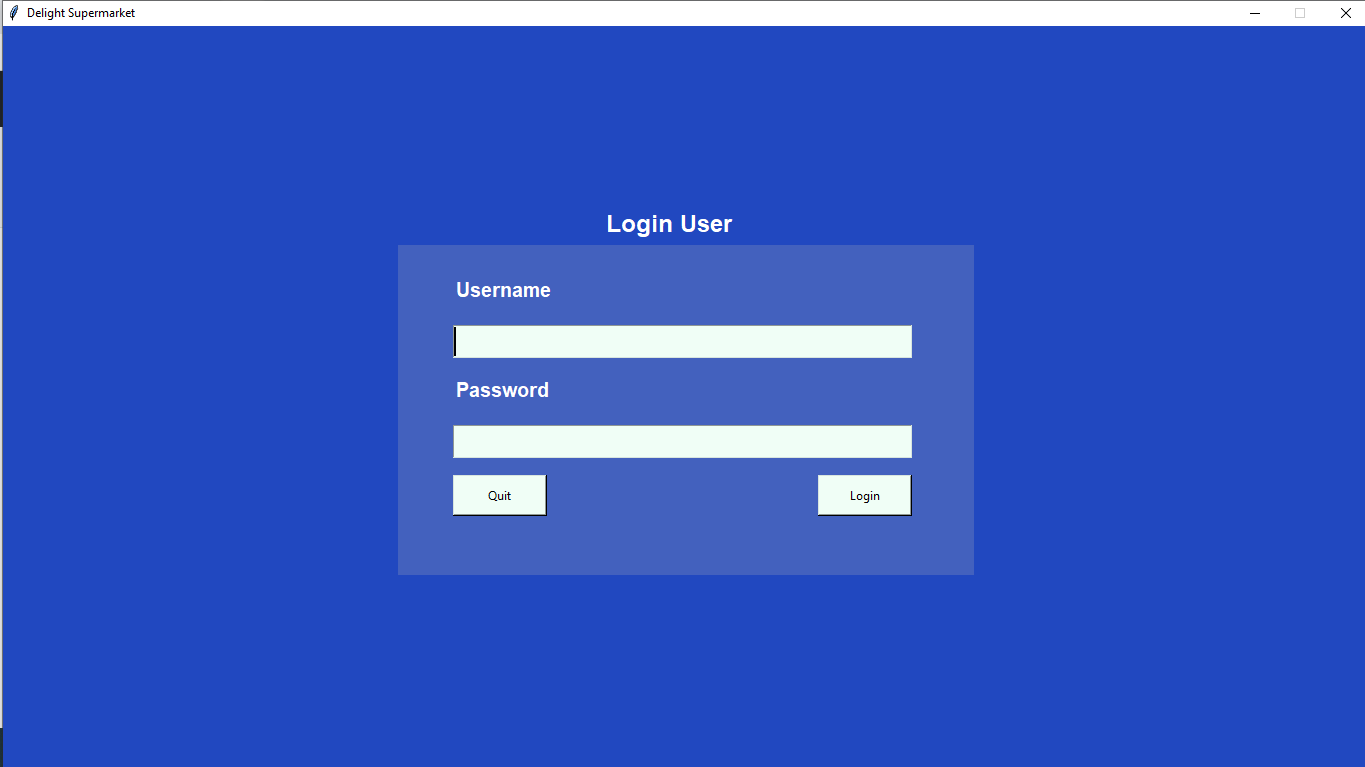

Source code (Python):

from doctest import master
from glob import glob
from pyclbr import Class
from tkinter import *
from tkinter import messagebox
from turtle import width
from unicodedata import category

import mysql.connector
from mysql.connector import Error
import tkinter.messagebox

from pyparsing import White



class Appliccation():

    currentScreen = "dashboard"
    previousScreen = "dashboard"
    def __init__(self,master,*args,**kwargs):
        self.master=master

        self.loginLabel=Label(master,text="Login User",font=('arial 18 bold'),fg='white',bg="#2148C0")
        self.loginLabel.place(x=600, y = 180)

        self.loginframe = Frame(master,width=576,height=330, bg="#4361BE")
        self.loginframe.place(x = 395,y= 219)
        self.usernameLabel=Label(self.loginframe,text="Username",font=('arial 15 bold'),fg='white',bg="#4361BE")
        self.usernameLabel.place(x=55,y=30)
        self.userbox = Entry(self.loginframe,width=35, font=('arial 18 bold'),bg="#F0FEF6")
        self.userbox.place(x=55,y=80)
        self.userbox.focus()
        self.passwordLabel=Label(self.loginframe,text="Password",font=('arial 15 bold'),fg='white',bg="#4361BE")
        self.passwordLabel.place(x=55,y=130)
        #self.passbox =PasswordInput(self.loginframe)
        self.passbox = Entry(self.loginframe,width=35, font=('arial 18 bold'),bg="#F0FEF6", show="x")
        self.passbox.place(x=55,y=180)
        self.passbox.focus()
        self.quit = Button(self.loginframe,text="Quit",width=12,height=2,bg="#F0FEF6",command=self.quit)
        self.quit.place(x=55,y=230)
        self.login = Button(self.loginframe,text="Login",width=12,height=2,bg="#F0FEF6",command=self.login)
        self.login.place(x=420,y=230)
        self.lbl_result = Label(self.loginframe, text="", font=('arial', 18), bg="#4361BE")
        self.lbl_result.place(x=60,y=280)

    

    def Home(self= None):
        global currentScreen
        global previousScreen
        global Homepage
        currentScreen = "dashboard"
        previousScreen ="dashboard"
        Homepage = Tk()
        Homepage.title("Delight Supermarket")
        Homepage.geometry("1366x768+0+0")
        Homepage.config(background="#2148C0")
        Homepage.resizable(False, False)
       
        _bgcolor = '#d9d9d9'  # X11 color: 'gray85'
        _fgcolor = '#000000'  # X11 color: 'black'
        self.top = Homepage
        self.TopHeader = Label(self.top)
        self.TopHeader.place(x=0, y=0, height=64, width=283)
        self.TopHeader.configure(activebackground="#4e63f3")
        self.TopHeader.configure(activeforeground="white")
        self.TopHeader.configure(anchor='w')
        self.TopHeader.configure(background="#4e63f3")
        self.TopHeader.configure(compound='right')
        self.TopHeader.configure(disabledforeground="#a3a3a3")
        self.TopHeader.configure(font="-family {Segoe UI} -size 13 -weight bold")
        self.TopHeader.configure(foreground="#ffffff")
        self.TopHeader.configure(padx="100")
        self.TopHeader.configure(pady="10")
        self.TopHeader.configure(text='''DELIGHT''')

        self.menubar = Menu(Homepage,font="TkMenuFont",bg=_bgcolor,fg=_fgcolor)
        #top.configure(menu = self.menubar)

        self.HeadingRight = Frame(self.top)
        self.HeadingRight.place(x=280, y=0, height=65, width=1085)
        self.HeadingRight.configure(relief="groove")
        self.HeadingRight.configure(background="#0000a0")

        self.MenuFrame = Frame(self.top)
        self.MenuFrame.place(x=0, y=64, height=703, width=281)
        self.MenuFrame.configure(relief="groove")
        self.MenuFrame.configure(background="#585858")

        self.Dashboard = Button(self.MenuFrame , command=self.dashboardClicked)
        self.Dashboard.place(x=-60, y=50, height=54, width=347)
        self.Dashboard.configure(activebackground="#000000")
        self.Dashboard.configure(activeforeground="white")
        self.Dashboard.configure(activeforeground="#000000")
        self.Dashboard.configure(background="#008080")
        self.Dashboard.configure(compound='left')
        self.Dashboard.configure(cursor="arrow")
        self.Dashboard.configure(disabledforeground="#a3a3a3")
        self.Dashboard.configure(font="-family {Segoe UI} -size 18")
        self.Dashboard.configure(foreground="#ffffff")
        self.Dashboard.configure(highlightbackground="#d9d9d9")
        self.Dashboard.configure(highlightcolor="black")
        self.Dashboard.configure(pady="0")
        self.Dashboard.configure(text='''Dashboard''')

        self.Category = Button(self.MenuFrame, command= self.categoryClicked)
        self.Category.place(x=-72, y=120, height=54, width=357)
        self.Category.configure(activebackground="#000000")
        self.Category.configure(activeforeground="white")
        self.Category.configure(activeforeground="#000000")
        self.Category.configure(background="#008080")
        self.Category.configure(compound='left')
        self.Category.configure(cursor="arrow")
        self.Category.configure(disabledforeground="#a3a3a3")
        self.Category.configure(font="-family {Segoe UI} -size 18")
        self.Category.configure(foreground="#ffffff")
        self.Category.configure(highlightbackground="#d9d9d9")
        self.Category.configure(highlightcolor="black")
        self.Category.configure(pady="0")
        self.Category.configure(text='''Category''')

        self.Orders = Button(self.MenuFrame , command= self.orderClicked)
        self.Orders.place(x=-80, y=200, height=54, width=367)
        self.Orders.configure(activebackground="#000000")
        self.Orders.configure(activeforeground="white")
        self.Orders.configure(activeforeground="#000000")
        self.Orders.configure(background="#008080")
        self.Orders.configure(compound='left')
        self.Orders.configure(cursor="arrow")
        self.Orders.configure(disabledforeground="#a3a3a3")
        self.Orders.configure(font="-family {Segoe UI} -size 18")
        self.Orders.configure(foreground="#ffffff")
        self.Orders.configure(highlightbackground="#d9d9d9")
        self.Orders.configure(highlightcolor="black")
        self.Orders.configure(pady="0")
        self.Orders.configure(text='''Orders''')

        self.Report = Button(self.MenuFrame, command=self.report)
        self.Report.place(x=-80, y=280, height=54, width=367)
        self.Report.configure(activebackground="#000000")
        self.Report.configure(activeforeground="white")
        self.Report.configure(activeforeground="#000000")
        self.Report.configure(background="#008080")
        self.Report.configure(compound='left')
        self.Report.configure(cursor="arrow")
        self.Report.configure(disabledforeground="#a3a3a3")
        self.Report.configure(font="-family {Segoe UI} -size 18")
        self.Report.configure(foreground="#ffffff")
        self.Report.configure(highlightbackground="#d9d9d9")
        self.Report.configure(highlightcolor="black")
        self.Report.configure(pady="0")
        self.Report.configure(text='''Report''')

        self.Logout = Button(self.MenuFrame,command=self.out)
        self.Logout.place(x=20, y=590, height=54, width=147)
        self.Logout.configure(activebackground="#000000")
        self.Logout.configure(activeforeground="white")
        self.Logout.configure(activeforeground="#000000")
        self.Logout.configure(background="#ff0000")
        self.Logout.configure(compound='left')
        self.Logout.configure(cursor="X_cursor")
        self.Logout.configure(disabledforeground="#a3a3a3")
        self.Logout.configure(font="-family {Segoe UI} -size 18")
        self.Logout.configure(foreground="#ffffff")
        self.Logout.configure(highlightbackground="#d9d9d9")
        self.Logout.configure(highlightcolor="black")
        self.Logout.configure(pady="0")
        self.Logout.configure(text='''Log Out''')
       

        
       # self.dashboard()

    def dashboard(self):
            
            self.dashboardContainer = Frame(Homepage)
            
            self.dashboardContainer.place(x=280, y=60, height=703, width=1085)
            self.dashboardContainer.configure(relief="groove")
            self.dashboardContainer.configure(background="#c0c0c0")
            global currentScreen
            global previousScreen 
            
            self.Label1 = Label(self.dashboardContainer)
            self.Label1.place(x=10, y=0, height=51, width=144)
            self.Label1.configure(anchor='w')
            self.Label1.configure(background="#c0c0c0")
            self.Label1.configure(borderwidth="0")
            self.Label1.configure(compound='left')
            self.Label1.configure(disabledforeground="#a3a3a3")
            self.Label1.configure(font="-family {Segoe UI} -size 15 -weight bold")
            self.Label1.configure(foreground="#3f3f3f")
            self.Label1.configure(text='''Dashboard''')
    
            self.Items = Frame(self.dashboardContainer)
            self.Items.place(x=10, y=50, height=125, width=245)
    
            self.Items.configure(relief="groove")
            self.Items.configure(background="#8000ff")   
            self.TotalItemLabel = Label(self.Items)
            self.TotalItemLabel.place(x=10, y=60, height=41, width=124)
            self.TotalItemLabel.configure(anchor='w')
            self.TotalItemLabel.configure(background="#8000ff")
            self.TotalItemLabel.configure(borderwidth="0")
            self.TotalItemLabel.configure(compound='left')
            self.TotalItemLabel.configure(disabledforeground="#a3a3a3")
            self.TotalItemLabel.configure(font="-family {Segoe UI} -size 13 -weight bold")
            self.TotalItemLabel.configure(foreground="#ffffff")
            self.TotalItemLabel.configure(text='''Total Items''')    
            self.totalItemCount = Label(self.Items)
            self.totalItemCount.place(x=10, y=20, height=41, width=124)
            self.totalItemCount.configure(activebackground="#f9f9f9")
            self.totalItemCount.configure(activeforeground="black")
            self.totalItemCount.configure(anchor='w')
            self.totalItemCount.configure(background="#8000ff")
            self.totalItemCount.configure(borderwidth="0")
            self.totalItemCount.configure(compound='left')
            self.totalItemCount.configure(disabledforeground="#a3a3a3")
            self.totalItemCount.configure(font="-family {Segoe UI} -size 24 -weight bold")
            self.totalItemCount.configure(foreground="#ffffff")
            self.totalItemCount.configure(highlightbackground="#d9d9d9")
            self.totalItemCount.configure(highlightcolor="black")
            self.totalItemCount.configure(text='''20''')
    
            self.Categorycount = Frame(self.dashboardContainer)
            self.Categorycount.place(x=300, y=50, height=125, width=245)
            self.Categorycount.configure(relief="groove")
            self.Categorycount.configure(background="#008040")
            self.Categorycount.configure(highlightbackground="#d9d9d9")
            self.Categorycount.configure(highlightcolor="black")
    
            self.CategoryCountLabel = Label(self.Categorycount)
            self.CategoryCountLabel.place(x=10, y=60, height=41, width=124)
            self.CategoryCountLabel.configure(activebackground="#f9f9f9")
            self.CategoryCountLabel.configure(activeforeground="black")
            self.CategoryCountLabel.configure(anchor='w')
            self.CategoryCountLabel.configure(background="#008040")
            self.CategoryCountLabel.configure(borderwidth="0")
            self.CategoryCountLabel.configure(compound='left')
            self.CategoryCountLabel.configure(cursor="fleur")
            self.CategoryCountLabel.configure(disabledforeground="#a3a3a3")
            self.CategoryCountLabel.configure(font="-family {Segoe UI} -size 13 -weight bold")
            self.CategoryCountLabel.configure(foreground="#ffffff")
            self.CategoryCountLabel.configure(highlightbackground="#d9d9d9")
            self.CategoryCountLabel.configure(highlightcolor="black")
            self.CategoryCountLabel.configure(text='''Category''')

            self.categoryCount = Label(self.Categorycount)
            self.categoryCount.place(x=10, y=20, height=41, width=124)
            self.categoryCount.configure(activebackground="#f9f9f9")
            self.categoryCount.configure(activeforeground="black")
            self.categoryCount.configure(anchor='w')
            self.categoryCount.configure(background="#008040")
            self.categoryCount.configure(borderwidth="0")
            self.categoryCount.configure(compound='left')
            self.categoryCount.configure(disabledforeground="#a3a3a3")
            self.categoryCount.configure(font="-family {Segoe UI} -size 24 -weight bold")
            self.categoryCount.configure(foreground="#ffffff")
            self.categoryCount.configure(highlightbackground="#d9d9d9")
            self.categoryCount.configure(highlightcolor="black")
            self.categoryCount.configure(text='''14''')
    
            self.Categorycount_1 =Frame(self.dashboardContainer)
            
            self.Categorycount_1.place(x=600, y=50, height=125, width=245)
            self.Categorycount_1.configure(relief="groove")
            self.Categorycount_1.configure(background="#008040")
            self.Categorycount_1.configure(highlightbackground="#d9d9d9")
            self.Categorycount_1.configure(highlightcolor="black")
    
            self.paidCountLabel = Label(self.Categorycount_1)
            self.paidCountLabel.place(x=10, y=60, height=41, width=124)
            self.paidCountLabel.configure(activebackground="#f9f9f9")
            self.paidCountLabel.configure(activeforeground="black")
            self.paidCountLabel.configure(anchor='w')
            self.paidCountLabel.configure(background="#008040")
            self.paidCountLabel.configure(borderwidth="0")
            self.paidCountLabel.configure(compound='left')
            self.paidCountLabel.configure(disabledforeground="#a3a3a3")
            self.paidCountLabel.configure(font="-family {Segoe UI} -size 13 -weight bold")
            self.paidCountLabel.configure(foreground="#ffffff")
            self.paidCountLabel.configure(highlightbackground="#d9d9d9")
            self.paidCountLabel.configure(highlightcolor="black")
            self.paidCountLabel.configure(text='''Paid Orders''')
    
            self.paidCount = Label(self.Categorycount_1)
            self.paidCount.place(x=10, y=20, height=41, width=124)
            self.paidCount.configure(activebackground="#f9f9f9")
            self.paidCount.configure(activeforeground="black")
            self.paidCount.configure(anchor='w')
            self.paidCount.configure(background="#008040")
            self.paidCount.configure(borderwidth="0")
            self.paidCount.configure(compound='left')
            self.paidCount.configure(disabledforeground="#a3a3a3")
            self.paidCount.configure(font="-family {Segoe UI} -size 24 -weight bold")
            self.paidCount.configure(foreground="#ffffff")
            self.paidCount.configure(highlightbackground="#d9d9d9")
            self.paidCount.configure(highlightcolor="black")
            self.paidCount.configure(text='''30''')
    def category(self):
        self.categoryContainer = Frame(Homepage)
            
        self.categoryContainer.place(x=280, y=60, height=703, width=1085)
        self.categoryContainer.configure(relief="groove")
        self.categoryContainer.configure(background="#c0c0c0")
        global currentScreen
        global previousScreen 
        
        self.Label1 = Label(self.categoryContainer)
        self.Label1.place(x=10, y=0, height=51, width=144)
        self.Label1.configure(anchor='w')
        self.Label1.configure(background="#c0c0c0")
        self.Label1.configure(borderwidth="0")
        self.Label1.configure(compound='left')
        self.Label1.configure(disabledforeground="#a3a3a3")
        self.Label1.configure(font="-family {Segoe UI} -size 15 -weight bold")
        self.Label1.configure(foreground="#3f3f3f")
        self.Label1.configure(text='''Category''')
        self.login = Button(self.loginframe,text="Login",width=12,height=2,bg="#F0FEF6",command=self.login)

        self.addButton = Button(self.categoryContainer,background="#458afc", width = 15 ,height=2,text="Add categroy",font="-family {Segoe UI} -size 10 -weight bold" )
        self.addButton.place(x = 0 , y = 50)
        self.searchLabel=Label(self.categoryContainer,text="Login User",font=('arial 11 bold'),fg='black',bg="#f7f7f7")
        self.loginLabel.place(x=820, y = 20)

        self.searchBox = Entry(self.categoryContainer,width=35, font=('arial 18 bold'),bg="#f7f7f7")
        self.userbox.place(x=880,y=20)
        
    


                               
    #Fun to handle navigation clicked  clicked
    def dashboardClicked(self):
        global currentScreen
        global previousScreen
        currentScreen = "dashboard"
        self.switchPage()
        
    def categoryClicked(self):
        global currentScreen
        currentScreen = "category"
        self.switchPage()

    def orderClicked(self):
        global currentScreen
        currentScreen = "orders"
        self.switchPage()
    def report(self):
        global currentScreen
        global previousScreen
        currentScreen = "report"
        
        self.switchPage()

    def switchPage(self):
        global currentScreen
        global previousScreen

        if(currentScreen =="dashboard"):
            self.dashboard()

        elif(currentScreen == "category"):
            self.category()
            ##Category
            print("Heerr")
        elif(currentScreen == "orders"):
            ##order page
            self.removePreviousScreen()
            print("Heerr")
        else:
            self.removePreviousScreen()
            ##REPORT PAGE
            print("Heerr")
       
        if(previousScreen != currentScreen):
           
            self.removePreviousScreen()
        previousScreen = currentScreen
        
        
        
    def removePreviousScreen(self):
        global previousScreen
        print(f"pre {previousScreen}")
        if(previousScreen =="dashboard"):
            print("I am clicked")
            self.dashboardContainer.destroy()
        elif(previousScreen == "category"):
            ##Category
            print
        elif(previousScreen == "orders"):
            ##order page
            print
        elif (previousScreen == "report"):
            ##REPORT PAGE
            print


    def login(self,*args,**kwargs):
        self.password = self.passbox.get()
        self.username = self.userbox.get()

        print(self.password)
        print(self.username)

        if(self.password == "" or self.username == ""):
            self.lbl_result.config(text="Please complete the required field!", fg="red")
        elif(self.password == "root" and self.username == "admin"):
            self.Home()
            self.dashboard()
            self.master.withdraw()
            
        else:
            self.lbl_result.config(text="Incorrect Username or Password", fg="red")
        self.userbox.delete(0, END)
        self.passbox.delete(0, END)
      

    def quit(self,*args,**kwargs):
        result = messagebox.askquestion('Simple Inventory System', 'Are you sure you want to exit?', icon="warning")
        if result == 'yes':
            root.destroy()
            exit()   
    def out(self,*args,**kwargs):
        print("HELLLLLL")
        result = messagebox.askquestion('Simple Inventory System', 'Are you sure you want to logout?', icon="warning")
        if result == 'yes': 
        
            root.deiconify()
            Homepage.destroy()
   

  
        
root = Tk()
Appliccation(root)

root.geometry("1366x768+0+0")
root.config(background="#2148C0")
root.title("Delight Supermarket")
root.resizable(False, False)
root.mainloop()
